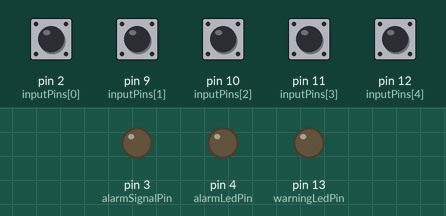
The sketch below on a simulated Arduino Uno, built with avr-gcc and run on an emulated ATmega328P. On the bench: output pins drawn as LEDs (lit = HIGH). The inputs (shaded band) are chosen by the test bench; at power-on: pin 2 (inputPins[0]), pin 9 (inputPins[1]), pin 10 (inputPins[2]), pin 11 (inputPins[3]), pin 12 (inputPins[4]) HIGH.

Above: at 1.2 s.
1.3 s: pin 2 (inputPins[0]) pulled LOW for 0.15 s
At 2.5 s:
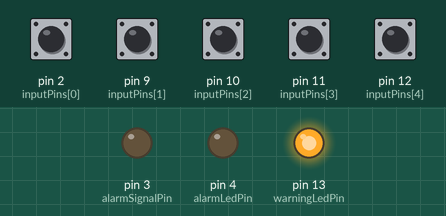
2.9 s: pin 2 (inputPins[0]) pulled LOW for 1 s
At 3.9 s:
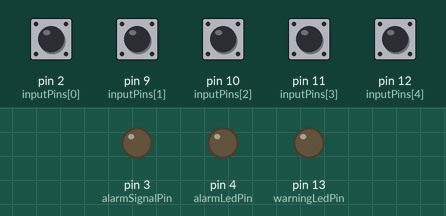
Timing chart, 0 to 5.9 s (numbered marks = the images above; inputs shaded):
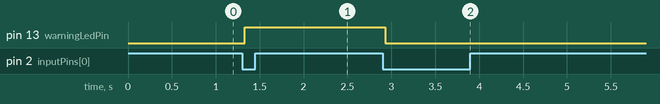

Measured:
- after the input at 1.3 s, pin 13 (warningLedPin): LOW → HIGH at once
- after the input at 2.9 s, pin 13 (warningLedPin): HIGH → LOW at once

The sketch:

sketch_oct19a.ino
```cpp
// inputPins[0] --> Start Button
const byte inputPins[] = {2, 9, 10, 11, 12};
const byte inputCount = sizeof(inputPins) / sizeof(inputPins[0]);
const byte alarmSignalPin = 3;
const byte alarmLedPin = 4;
const byte warningLedPin = 13;
const unsigned int securityDelay = 15000;
const unsigned int ledOffTime = 1500;
const unsigned int ledOnTime = 300;
const byte debounceTime = 30;

// state = 0 --> Security off;
// state = 1 --> Security start timeout;
// state = 2 --> Security on;
// state = 3 --> Alarm on;
volatile byte state = 0;

unsigned long debounceTimer[] = {0, 0, 0, 0, 0};
bool lastInputReading[] = {HIGH, HIGH, HIGH, HIGH, HIGH};
bool stableState[] = {HIGH, HIGH, HIGH, HIGH, HIGH};
bool warningLedOn = false;
bool alarmLedOn = false;
volatile unsigned long alarmLedCounter = 0;
volatile unsigned long warningLedCounter = 0;
volatile unsigned long securityDelayCounter = 0;

void setup() {
  // put your setup code here, to run once:
  for (byte i = 0; i < inputCount; i++) {
     pinMode(inputPins[i], INPUT_PULLUP);
  }

  pinMode(alarmSignalPin, OUTPUT);
  pinMode(alarmLedPin, OUTPUT);
  pinMode(warningLedPin, OUTPUT);

  digitalWrite(alarmSignalPin, LOW);
  digitalWrite(alarmLedPin, LOW);
  digitalWrite(warningLedPin, LOW);

  cli();
  TCCR1A = 0;
  TCCR1B = 0;
  TCNT1 = 0;

  OCR1A = 249;  // Прерывание каждую 1 мс

  TCCR1B |= (1 << WGM12);              // Сброс при совпадении
  TCCR1B |= (1 << CS11) | (1 << CS10); // Предделитель 64

  TIMSK1 |= (1 << OCIE1A);             // Разрешаем прерывание
  sei();

}

ISR(TIMER1_COMPA_vect) {
if (state == 1) {
  warningLedOn = true;
  digitalWrite(warningLedPin, HIGH);
  securityDelayCounter++;
  if (securityDelayCounter >= securityDelay) {
    state = 2;
    securityDelayCounter = 0;
    warningLedOn = false;
    warningLedCounter = 0;
    digitalWrite(warningLedPin, LOW);
  }
}

if (state == 2 || state == 3) {
    warningLedCounter++;
     if (warningLedOn && warningLedCounter >= ledOnTime) {
    warningLedOn = false;
    warningLedCounter = 0;
    digitalWrite(warningLedPin, LOW);
  }
  else if (!warningLedOn && warningLedCounter >= ledOffTime) {
    warningLedOn = true;
    warningLedCounter = 0;
    digitalWrite(warningLedPin, HIGH);
  }
}

if (state == 3) {
    digitalWrite(alarmSignalPin, HIGH);
    alarmLedCounter++;

     if (alarmLedOn && alarmLedCounter >= ledOnTime) {
    alarmLedOn = false;
    alarmLedCounter = 0;
    digitalWrite(alarmLedPin, LOW);
  }
  else if (!alarmLedOn && alarmLedCounter >= ledOffTime) {
    alarmLedOn = true;
    alarmLedCounter = 0;
    digitalWrite(alarmLedPin, HIGH);
  }
}

if (state == 0) {
  digitalWrite(alarmLedPin, LOW);
  digitalWrite(warningLedPin, LOW);
  digitalWrite(alarmSignalPin, LOW);
  alarmLedCounter = 0;
  warningLedCounter = 0;
  warningLedOn = false;
  alarmLedOn = false;
}
}

void loop() {
  // put your main code here, to run repeatedly:
  for (byte i = 0; i < inputCount; i++) {
    handleInput(inputPins[i], i);
  }
}

void handleInput(byte inputPin, byte inputId) {
  bool newState = digitalRead(inputPin);

  if (newState != lastInputReading[inputId]) {
    debounceTimer[inputId] = millis();
    lastInputReading[inputId] = newState;
  }

  if (millis() - debounceTimer[inputId] >= debounceTime) {
    if (newState != stableState[inputId]) {
      stableState[inputId] = newState;

      if (stableState[inputId] == LOW) {
        if (inputId == 0) {  // Button click handler
          if (state == 0) {
            state = 1;
            securityDelayCounter = 0;
            warningLedCounter = 0;
            warningLedOn = true;
            digitalWrite(warningLedPin, HIGH);
            } else {
            state = 0;
            securityDelayCounter = 0;
            }
        } else if (state == 2) {  // Alarm on
          state = 3;
        }
      }
  }
}
}
```
